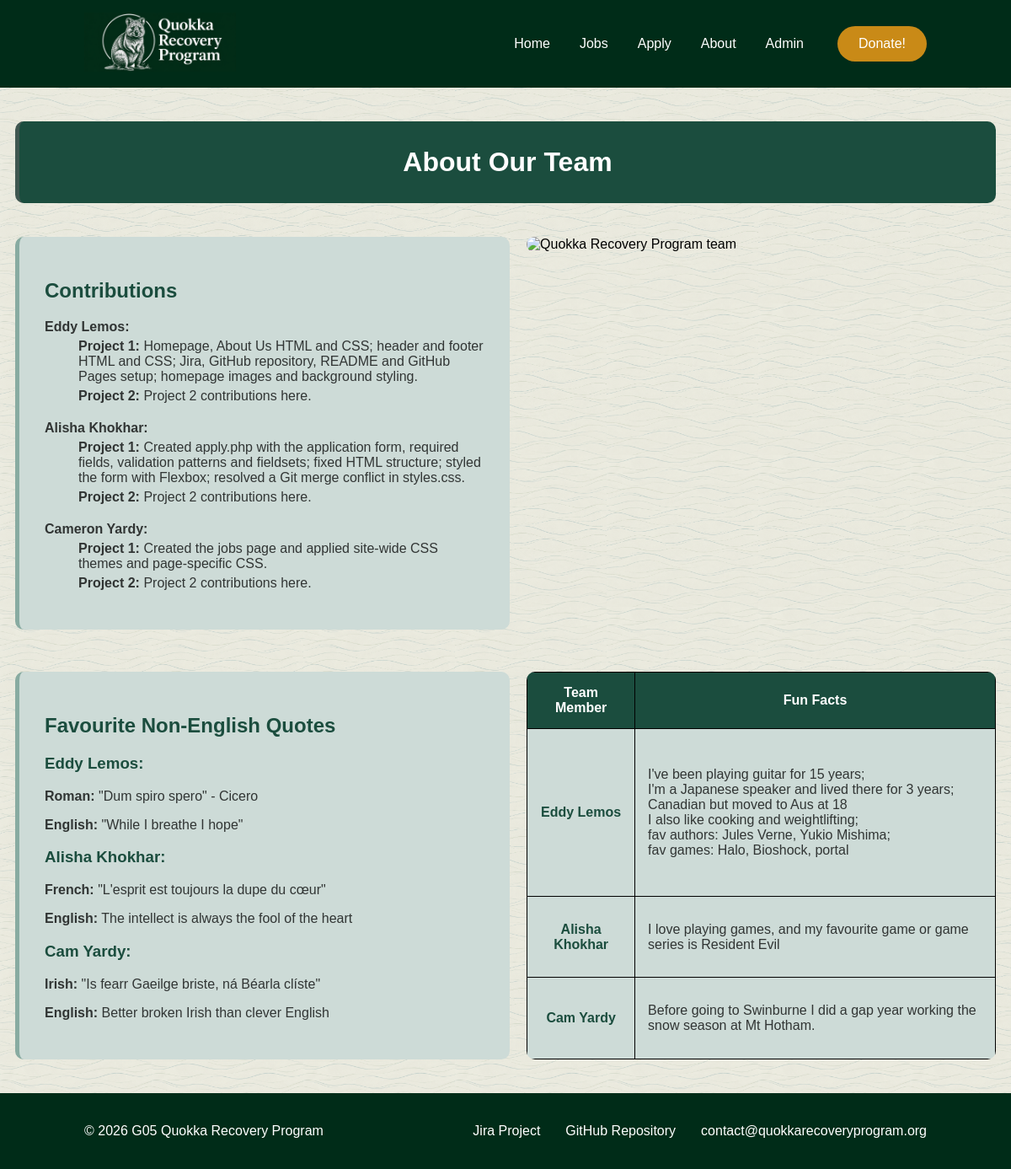
The page /about.php on the database as committed earlier.
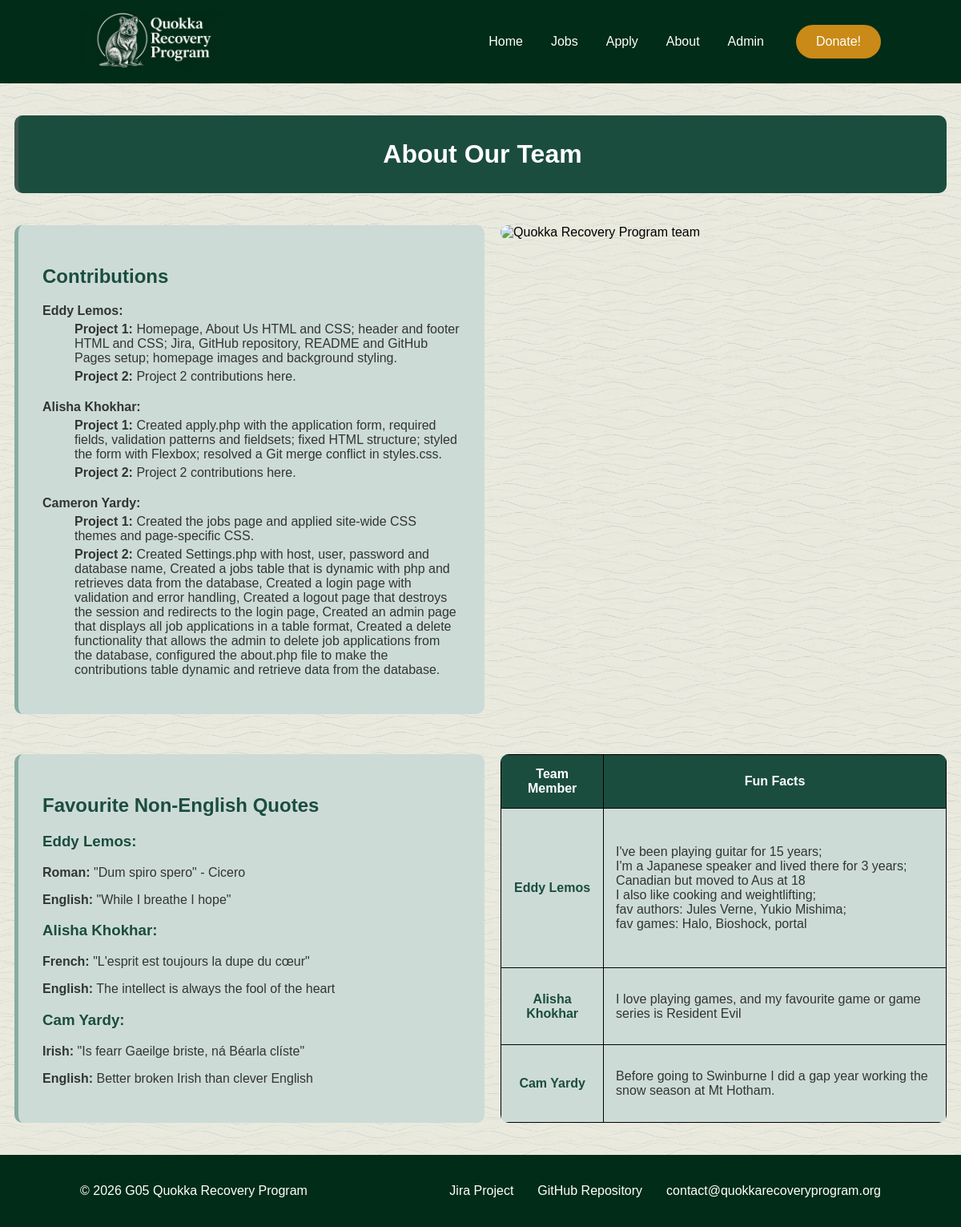
The same page on the database as committed later.
### tables this page shows
CREATE TABLE IF NOT EXISTS `team_contributions` (
    `contribution_id` INT NOT NULL AUTO_INCREMENT,
    `member_name` VARCHAR(100) NOT NULL,
    `project_number` INT NOT NULL,
    `contribution_details` TEXT NOT NULL,
    PRIMARY KEY (`contribution_id`)
);

### about.php (the view, shortened to what this page needs)
<?php
include 'settings.php';
$conn = mysqli_connect($host, $user, $pwd, $sql_db);
include 'header.inc';
?>
  <main>
        <h1 id="about-title" style="text-align: center;">About Our Team</h1>
        <section id="team">
          <article>
              <h2>Contributions</h2>
              <dl>
                <?php
                $members_query = "SELECT DISTINCT member_name
                                FROM team_contributions
                                ORDER BY contribution_id";
                $members_result = mysqli_query($conn, $members_query);
                while ($member = mysqli_fetch_assoc($members_result)) {
                    echo "<dt><strong>" . $member['member_name'] . ":</strong></dt>";
                    $member_name = $member['member_name'];
                    $contributions_query = "SELECT * FROM team_contributions
                                            WHERE member_name = '$member_name'
                                            ORDER BY project_number";
                    $contributions_result = mysqli_query($conn, $contributions_query);
                    while ($contribution = mysqli_fetch_assoc($contributions_result)) {
                        echo "<dd><strong>Project "
                            . $contribution['project_number']
                            . ":</strong> "
                            . $contribution['contribution_details']
                            . "</dd>";
                    }
                }
                ?>
              </dl>
          </article>
          <figure>
              <img src="images/rangers.png"
                    alt="Quokka Recovery Program team" />
          </figure>
      </section>
      <section id="team-details">
          <article>
              <h2>Favourite Non-English Quotes</h2>
              <h3>Eddy Lemos:</h3>
              <p>
                  <strong>Roman:</strong>
                  "Dum spiro spero" - Cicero
              </p>
              <p>
                  <strong>English:</strong>
                  "While I breathe I hope"
              </p>
              <h3>Alisha Khokhar:</h3>
              <p>
                  <strong>French:</strong>  "L'esprit est toujours la dupe du cœur"
              </p>
              <p>
                  <strong>English:</strong> The intellect is always the fool of the heart
              </p>
              <h3>Cam Yardy:</h3>
              <p>
                  <strong>Irish:</strong> "Is fearr Gaeilge briste, ná Béarla clíste"
              </p>
              <p>
                  <strong>English:</strong> Better broken Irish than clever English
              </p>
          </article>
          <table>
              <thead>
                  <tr>
                      <th scope="col">Team Member</th>
                      <th scope="col">Fun Facts</th>
                  </tr>
              </thead>
              <tbody>
                  <tr>
                      <th scope="row">Eddy Lemos</th>
                      <td>
                          I've been playing guitar for 15 years; <br>I'm a Japanese speaker and lived there for 3 years;<br>Canadian but moved to Aus at 18 <br>I also like cooking and weightlifting; <br>fav authors: Jules Verne, Yukio Mishima; <br>fav games: Halo, Bioshock, portal
                      </td>
                  </tr>
                  <tr>
                      <th scope="row">Alisha Khokhar</th>
                      <td>
                           I love playing games, and my favourite game or game series is Resident Evil
                      </td>
                  </tr>
                  <tr>
                      <th scope="row">Cam Yardy</th>
                      <td>
                          Before going to Swinburne I did a gap year working the snow season at Mt Hotham.
                      </td>
                  </tr>
              </tbody>
          </table>
      </section>
  </main>
<?php include 'footer.inc'; ?>

Rows that differ between the two databases and show on the page:
changed team_contributions: contribution_details "Project 2 contributions here." → "Created Settings.php with host, user, password and database name, Created a jobs table that is dynamic with php and retrieves data from the database, Created a login page with validation and error handling, Created a logout page that destroys the session and redirects to the login page, Created an admin page that displays all job applications in a table format, Created a delete functionality that allows the admin to delete job applications from the database, configured the about.php file to make the contributions table dynamic and retrieve data from the database."
